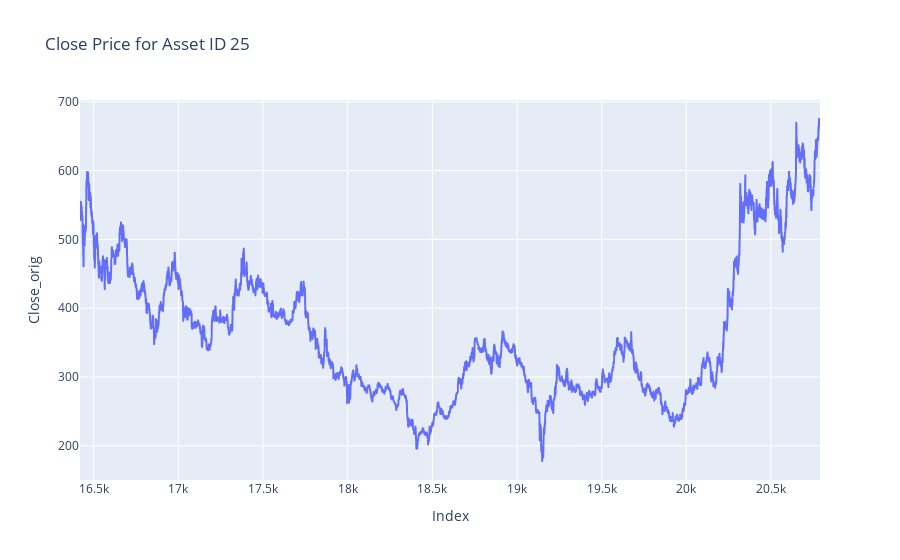

The notebook cell saved with this chart:
### Code cell
plot_close_by_asset(df= test_df, asset_id= token)

### Figure 1 — Plotly figure (JSON) as saved in the notebook; plotly's stock layout.template omitted (floating-point values rounded to 4 significant figures; data arrays with more than 128 entries replaced by an {"elided": "..."} marker saying what was removed)
{"data": [{"hovertemplate": "Index=%{x}<br>Close_orig=%{y}<extra></extra>", "legendgroup": "", "line": {"color": "#636efa", "dash": "solid"}, "marker": {"symbol": "circle"}, "mode": "lines", "name": "", "showlegend": false, "type": "scattergl", "x": {"elided": "4372 int values"}, "xaxis": "x", "y": {"elided": "4372 float values"}, "yaxis": "y"}], "layout": {"legend": {"tracegroupgap": 0}, "title": {"text": "Close Price for Asset ID 25"}, "xaxis": {"anchor": "y", "domain": [0, 1], "title": {"text": "Index"}}, "yaxis": {"anchor": "x", "domain": [0, 1], "title": {"text": "Close_orig"}}}}
